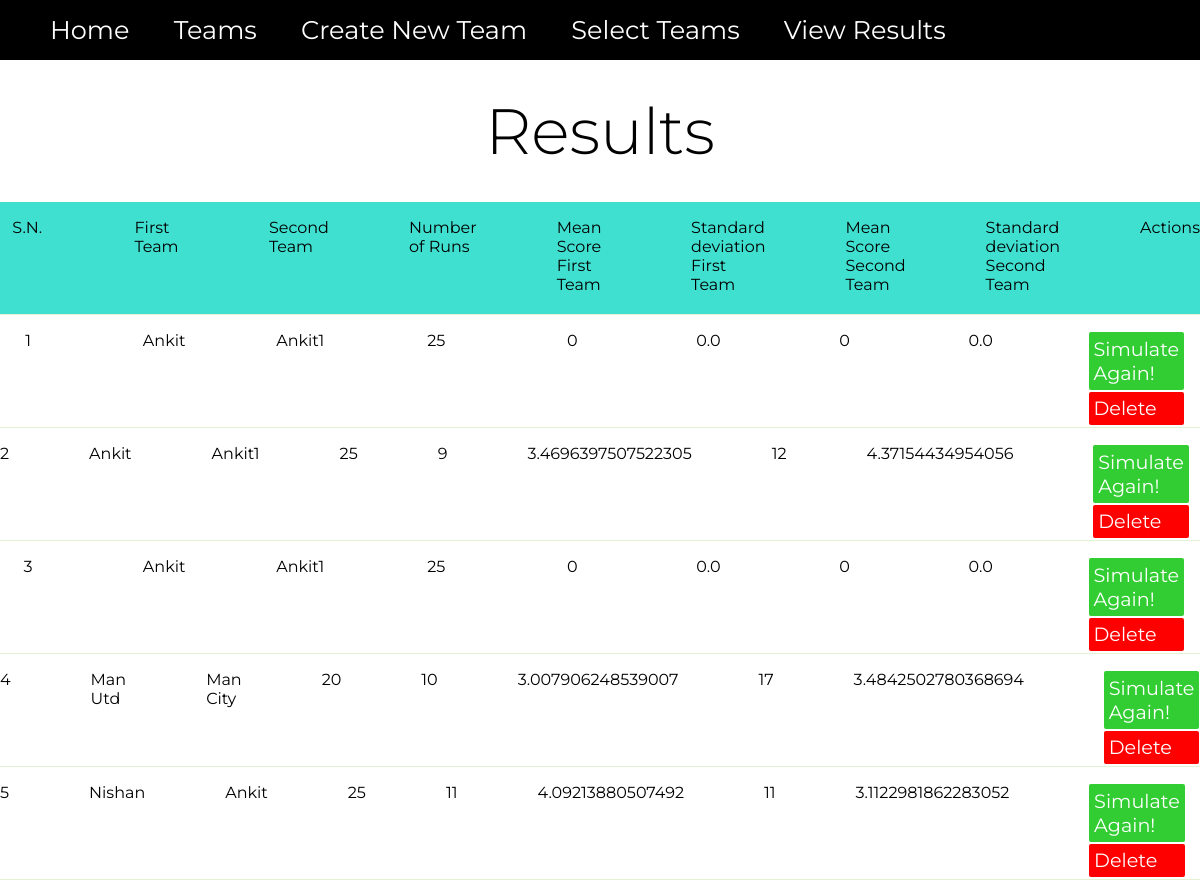
/results/, run on an earlier commit of the app's database.
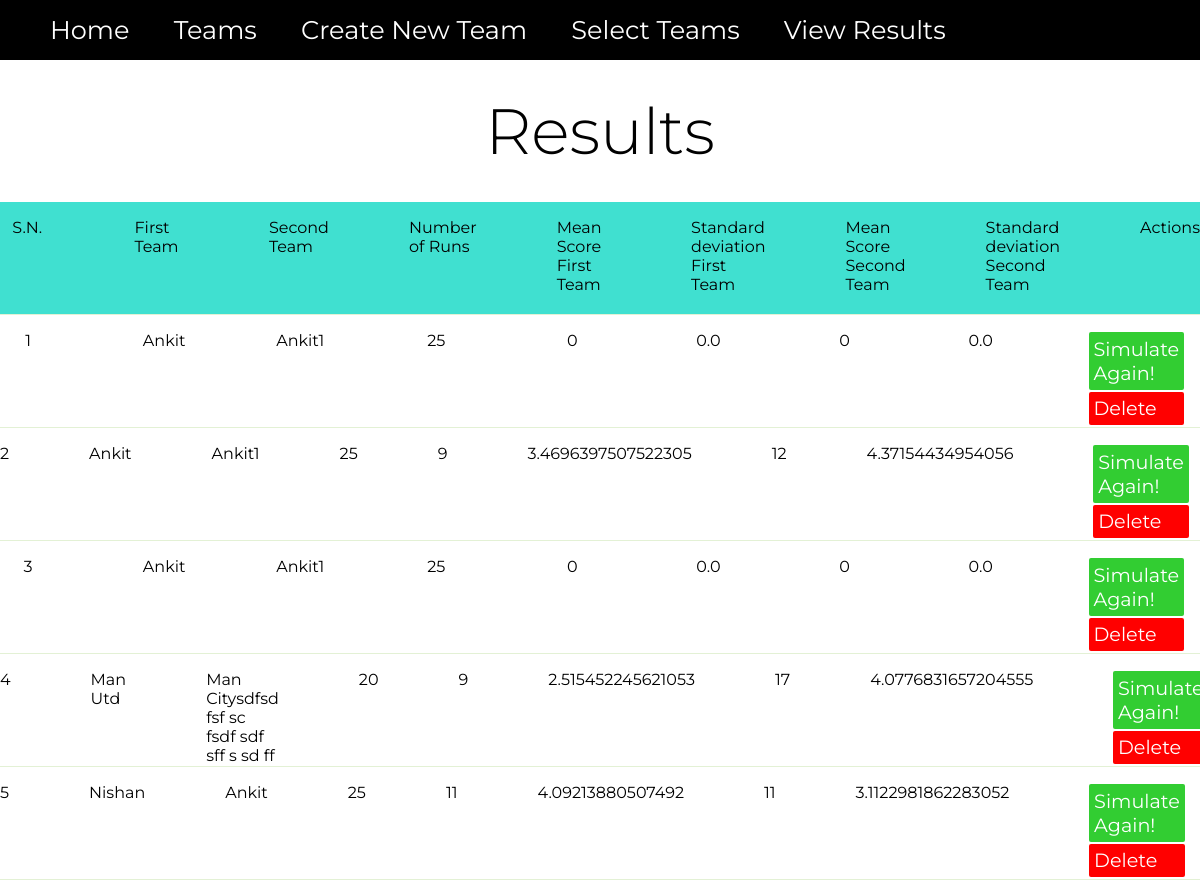
And on a later commit of the database.
### sports_analytics/models.py (models this page shows)
class Result(models.Model):
    team1 = models.ForeignKey(Team, related_name='team1', on_delete=models.PROTECT)
    team2 = models.ForeignKey(Team, related_name='team2', on_delete=models.PROTECT)
    avg_goal_1 = models.IntegerField(default=0)
    avg_goal_2 = models.IntegerField(default=0)
    std_goal_1 = models.FloatField(default=0.0)
    std_goal_2 = models.FloatField(default=0.0)
    number_runs = models.PositiveIntegerField(default=0)

class Team(models.Model):
    team_name = models.CharField(max_length=50, unique=True)
    team_posession =  models.FloatField(validators=[MinValueValidator(min), MaxValueValidator(max)],)
    team_hit = models.FloatField(validators=[MinValueValidator(min), MaxValueValidator(max)],)
    def __str__(self):
        return f'{self.team_name}'

### sports_analytics/views.py (the view)
# urls.py: path('results/', ResultView.as_view(), name="result"),
class ResultView(ListView):
    model = Result
    template_name = "sports_analytics/result_list.html"

### sports_analytics/templates/sports_analytics/result_list.html (shortened to what this page needs)
{% load static %}
<!DOCTYPE html>
<html lang="en">
<head>
    <link rel="stylesheet" href="{% static 'css/index.css'%}">
    <link rel="stylesheet" href="{% static 'css/result_list.css'%}">
</head>
<body>
    <header>
        <ul class="a_links">
            <li class="links links-1">
                <a class="navLink" href="{% url 'sports_analytics:home'%}">Home</a>
            </li>
            <li class="links links-1">
                <a class="navLink" href="{% url 'sports_analytics:viewTeam'%}">Teams</a>
            </li>
            <li class="links links-1">
                <a class="navLink" href="{% url 'sports_analytics:createTeam'%}">Create New Team</a>
            </li>
            <li class="links links-1">
                <a class="navLink" href="{% url 'sports_analytics:simulate'%}">Select Teams</a>
            </li>
            <li class="links links-1">
                <a class="navLink" href="{% url 'sports_analytics:result'%}">View Results</a>
            </li>
        </ul>
    </header>
    <main>
        <div class="details">
            <h3 class="page-title-1">Results</h3>
        </div>
        <div class="table-container">
            <div class="table-container-head">
                <div class="table-row head">
                    <div class="col">S.N.</div>
                    <div class="col">First Team</div>
                    <div class="col">Second Team</div>
                    <div class="col">Number of Runs</div>
                    <div class="col">Mean Score First Team</div>
                    <div class="col">Standard deviation First Team</div>
                    <div class="col">Mean Score Second Team</div>
                    <div class="col">Standard deviation Second Team</div>
                    <div class="col ">Actions</div>
                </div>
            </div>
            <div class="flex-body">
                {% for object in object_list %}
                <div class="table-row body">
                    <div class="col">{{forloop.counter}}</div>
                    <div class="col">{{object.team1}}</div>
                    <div class="col">{{object.team2}}</div>
                    <div class="col">{{object.number_runs}}</div>
                    <div class="col">{{object.avg_goal_1}}</div>
                    <div class="col">{{object.std_goal_1}}</div>
                    <div class="col">{{object.avg_goal_2}}</div>
                    <div class="col">{{object.std_goal_2}}</div>
                    <div class="col">
                        <div class="action">
                            <a href="{% url 'sports_analytics:result_detail' object.id %}" class="simulate_ round">Simulate Again!</a>
                            <a href="{% url 'sports_analytics:delete-result' object.id%}" class="delete round">Delete</a>
                        </div>
                    </div>
                </div>
                {% endfor %}
            </div>
        </div>
    </main>
</body>
</html>

What changed in the data, as far as the page shows it:
changed Result "Man Utd": team2 "Man City" → "Man Citysdfsd fsf sc fsdf sdf sff s sd ff"; avg_goal_1 "10" → "9"; std_goal_1 "3.007906248539007" → "2.515452245621053"; std_goal_2 "3.4842502780368694" → "4.0776831657204555"
